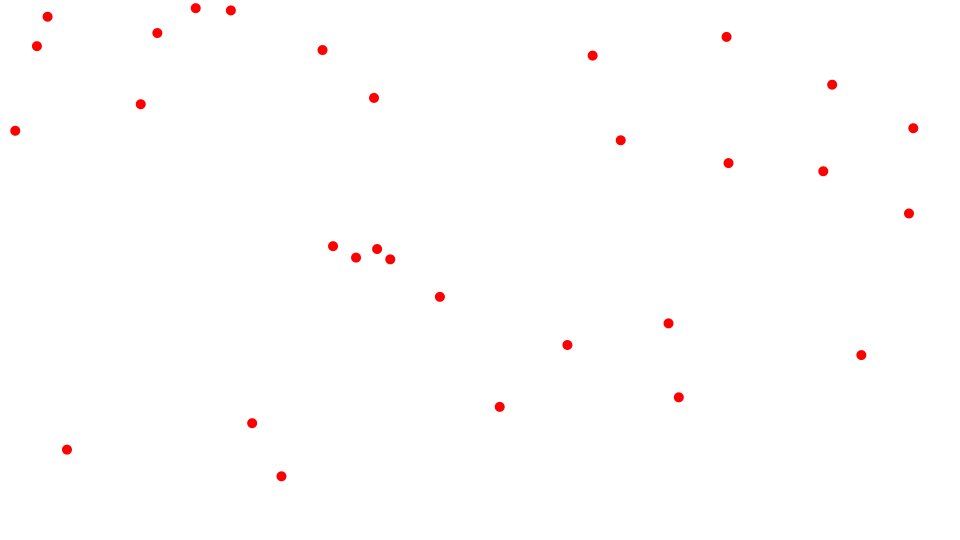
Frame 1 (no input)
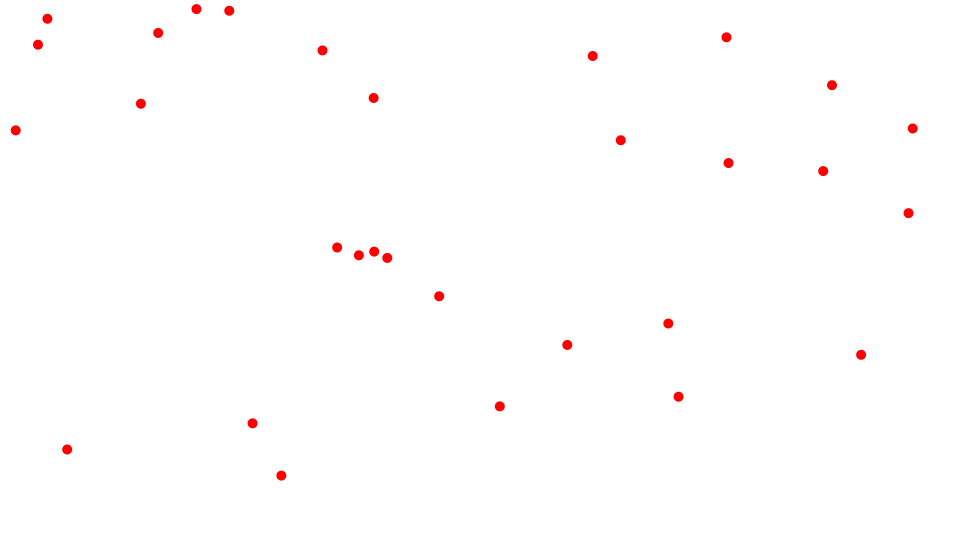
Frame 60 (the mouse pressed at the canvas centre just before this capture)
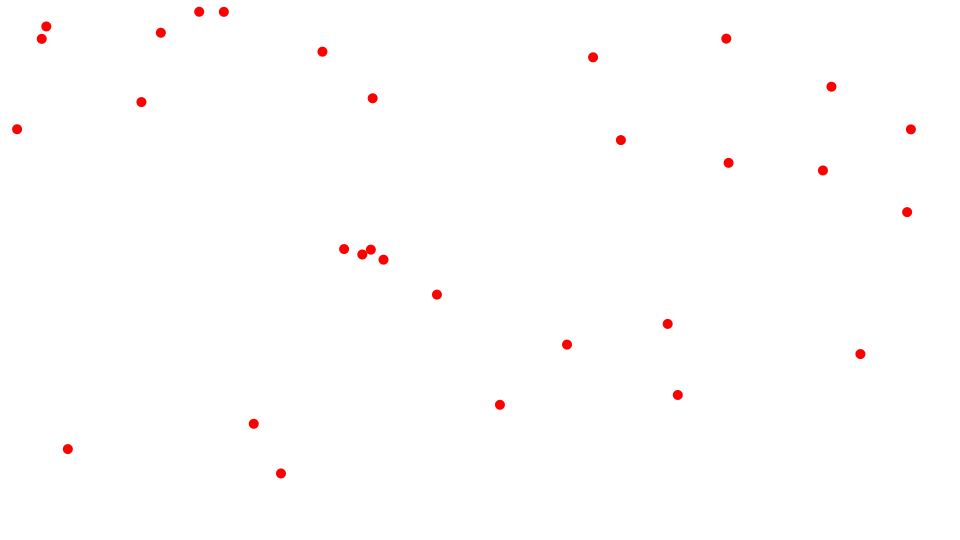
Frame 120 (the mouse held since frame 60 and released just before this capture)

The Processing sketch that drew these frames (run headless with seeded random() and noise(); from frame 60 on, the mouse is pressed at the canvas centre):

// Processing sketch: GravityBounce
// ── GravityBounce.pde
Ball[] particles;
static final int numParticles = 30;

void setup() {
  size(960, 540);
  frameRate(30);
  initialize();
}

void initialize() {
  smooth();
  noStroke();
  
  particles = new Ball[numParticles];
  for(int i=0; i<numParticles; i++) {
    particles[i] = new Ball(5);
    particles[i].x = random(width);
    particles[i].y = random(height);
    particles[i].mass = 1;
    particles[i].setFillColor(color(255, 0, 0));
  }
}

void draw() {
  background(255);

  for(int i=0; i<numParticles; i++){
    Ball particle = particles[i];       
    particle.x += particle.vx;
    particle.y += particle.vy;
    particle.update();
  }
      
  for(int i=0; i<numParticles; i++){
    Ball partA = particles[i];
    for(int j=i+1; j<numParticles; j++){
      Ball partB = particles[j];
      checkCollision(partA, partB);
      gravitate(partA, partB);
    }
  }
}

void gravitate(Ball partA, Ball partB) {
  float dx = partB.x - partA.x;
  float dy = partB.y - partA.y;
  float distSQ = dx*dx + dy*dy;
  float dist = sqrt(distSQ);
  float force = partA.mass * partB.mass / distSQ;
  float ax = force * dx / dist;
  float ay = force * dy / dist;
  partA.vx += ax;
  partA.vy += ay;
  partB.vx -= ax;
  partB.vy -= ay;
}

void checkCollision(Ball ball0, Ball ball1) {
  float dx = ball1.x - ball0.x;
  float dy = ball1.y - ball0.y;
  float dist = sqrt(dx*dx + dy*dy);
  
  if(dist < ball0.radius + ball1.radius){
    float angle = atan2(dy, dx);
    float sine = sin(angle);
    float cosine = cos(angle);
    
    Point pos0 = new Point(0, 0);
    Point pos1 = rotate(dx, dy, sine, cosine, true);
    Point vel0 = rotate(ball0.vx, ball0.vy, sine, cosine, true);
    Point vel1 = rotate(ball1.vx, ball1.vy, sine, cosine, true);
    
    float vxTotal = vel0.x - vel1.x;
    vel0.x = ((ball0.mass - ball1.mass) * vel0.x + 2 * ball1.mass * vel1.x) / (ball0.mass + ball1.mass);
    vel1.x = vxTotal + vel0.x;

    float absV = abs(vel0.x) + abs(vel1.x);
    float overlap = (ball0.radius + ball1.radius)  - abs(pos0.x - pos1.x);
    pos0.x += vel0.x / absV * overlap;
    pos1.x += vel1.x / absV * overlap;
    
    Point pos0F = rotate(pos0.x, pos0.y, sine, cosine, false);
    Point pos1F = rotate(pos1.x, pos1.y, sine, cosine, false);

    ball1.x = ball0.x + pos1F.x;
    ball1.y = ball0.y + pos1F.y;
    ball0.x = ball0.x + pos0F.x;
    ball0.y = ball0.y + pos0F.y;
    
    Point vel0F = rotate(vel0.x, vel0.y, sine, cosine, false);
    Point vel1F = rotate(vel1.x, vel1.y, sine, cosine,false);
    ball0.vx = vel0F.x;
    ball0.vy = vel0F.y;
    ball1.vx = vel1F.x;
    ball1.vy = vel1F.y;
  }
}

Point rotate(float x, float y, float sine, float cosine, Boolean reverse) {
  Point result = new Point(0, 0);
  if(reverse){
    result.x = x * cosine + y * sine;
    result.y = y * cosine - x * sine;
  }else{
    result.x = x * cosine - y * sine;
    result.y = y * cosine + x * sine;
  }
  return result;  
}

////////////////////////////////

class Ball extends Sprite {
  float radius;
  float vx, vy;
  float mass = 1;
  
  Ball(float radius){
    super();
    this.radius = radius;
  }
  
  void draw(){
    if(dist(mouseX, mouseY, x, y) < radius) {
      isRollOver = true;
    }else{
      isRollOver = false;
    }
    ellipse(0, 0, radius*2, radius*2);
  }
}

////////////////////////////////

class Sprite extends Object {
  float x, y;
  float scaleX, scaleY;
  float width, height;
  float rotation;
  boolean visible;
  color strokeColor;
  color fillColor;
  Boolean isStroke;
  Boolean isFill;
  Boolean isRollOver;
  Boolean locked;
  float xoff, yoff;
 
  Sprite() {
    super();
    scaleX = 1.0;
    scaleY = 1.0;
    strokeColor = color(0);
    fillColor = color(0);
    isStroke = false;
    isFill = false;
    isRollOver = false;
    locked = false;
    visible = true;
  }
  
  void update() {
    if(! visible) return;
    pushMatrix();
    if(locked){
      x = mouseX - xoff;
      y = mouseY - yoff;
    }  
    translate(x, y);
    scale(scaleX, scaleY);
    rotate(rotation * PI / 180.0);
    if(isStroke) stroke(strokeColor);
    if(isFill) fill(fillColor);
    draw();
    popMatrix();
  }
  
  void setStrokeColor(color strokeColor) {
    this.strokeColor = strokeColor;
    isStroke = true;
  }
  
  void setFillColor(color fillColor) {
    this.fillColor = fillColor;
    isFill = true;
  }
  
  void startDrag() {
    if(isRollOver){
      locked = true;
      xoff = mouseX - x;
      yoff = mouseY - y;
    }
  }
  
  void stopDrag() {
    locked = false;
  }
  
  void draw() {}
}

////////////////////////////////

class Point extends Object {
  float x, y;
  
  Point(float x, float y) {
    super();
    this.x = x;
    this.y = y;
  }
}

////////////////////////////////

class Object {
  Object() {}
}
